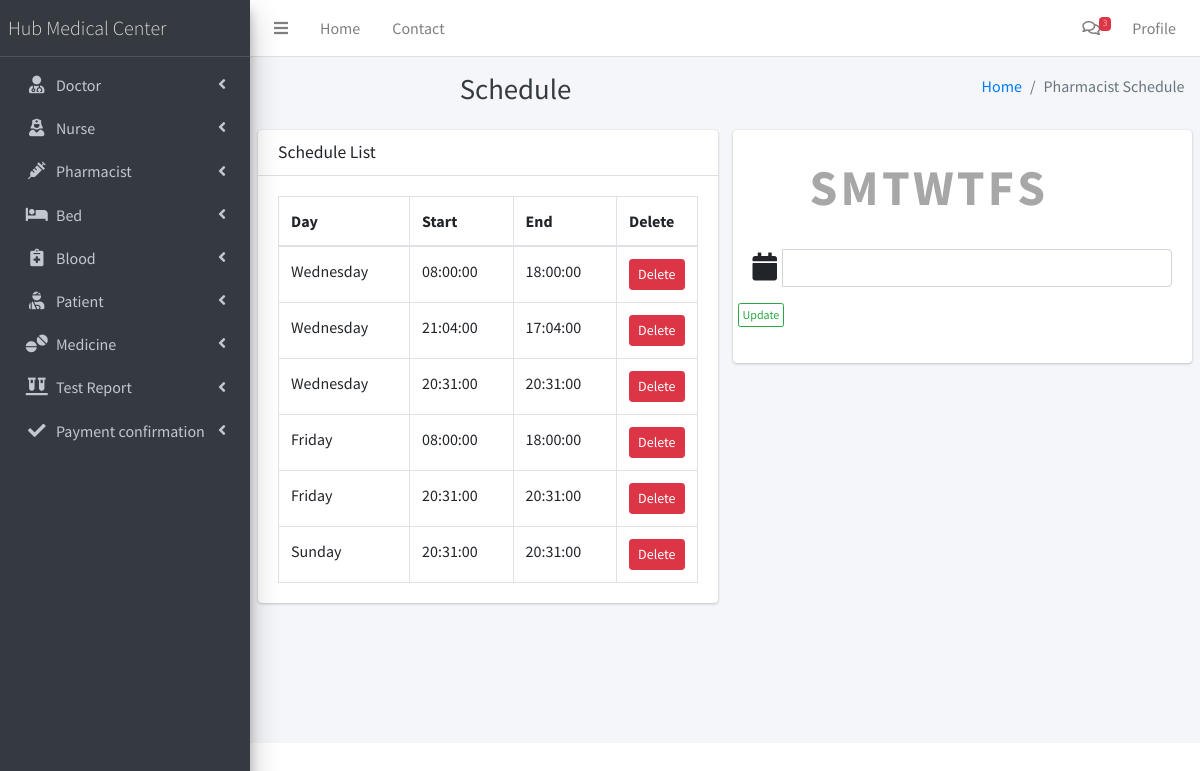
The page /admin/pharmacistschedule.php?id=2 (signed in) on the database its author committed.
### tables this page shows
CREATE TABLE `pharmacist_duty` (
  `id` int(11) NOT NULL,
  `pharmacist_id` int(11) NOT NULL,
  `day_id` int(11) NOT NULL,
  `start` time NOT NULL,
  `end` time NOT NULL
);

### admin/pharmacistschedule.php (the view, shortened to what this page needs)
<!DOCTYPE html>
<html>
<head>
  <link rel="stylesheet" href="../plugins/fontawesome-free/css/all.min.css">
  <link rel="stylesheet" href="./assets/style.css">
  <link rel="stylesheet" href="https://code.ionicframework.com/ionicons/2.0.1/css/ionicons.min.css">
  <link rel="stylesheet" href="../plugins/tempusdominus-bootstrap-4/css/tempusdominus-bootstrap-4.min.css">
  <link rel="stylesheet" href="../plugins/icheck-bootstrap/icheck-bootstrap.min.css">
  <link rel="stylesheet" href="../plugins/jqvmap/jqvmap.min.css">
    <link rel="stylesheet" href="../plugins/datatables-bs4/css/dataTables.bootstrap4.css">
  <link rel="stylesheet" href="../dist/css/adminlte.min.css">
  <link rel="stylesheet" href="../plugins/overlayScrollbars/css/OverlayScrollbars.min.css">
  <link rel="stylesheet" href="../plugins/daterangepicker/daterangepicker.css">
  <link rel="stylesheet" href="../plugins/summernote/summernote-bs4.css">
</head>
<body class="hold-transition sidebar-mini layout-fixed">
<div class="wrapper">
 <?php
 include_once("layout/header.php");
 include_once("layout/sidebar.php");
 $id=$_GET["id"];
$sql="SELECT case when day_id=0 then 'Monday' when day_id=1 then 'Tuesday' when day_id=2 then 'Wednesday' when day_id=3 then 'Thursday' when day_id=4 then 'Friday' when day_id=5 then 'Saturday' when day_id=6 then 'Sunday' end AS day,start,end,id FROM pharmacist_duty where pharmacist_id=".$id." order by day_id";
$result=mysqli_query($con,$sql);
 ?>
  <div class="content-wrapper">
    <div class="content-header">
      <div class="container-fluid">
        <div class="row mb-2">
          <div class="col-sm-6">
            <h1 class="m-0 text-dark">Schedule</h1>
          </div>
          <div class="col-sm-6">
            <ol class="breadcrumb float-sm-right">
              <li class="breadcrumb-item"><a href="#">Home</a></li>
              <li class="breadcrumb-item active">Pharmacist Schedule</li>
            </ol>
          </div>
        </div>
      </div>
    </div>
    <section class="content">
    <div class="row">
      <div class="col-md-6">
        <div class="card">
              <div class="card-header">
                <h3 class="card-title">Schedule List</h3>
              </div>
              <div class="card-body">
                <table class="table table-bordered">
                  <thead>
                    <tr>
                      <th>Day</th>
                      <th>Start</th>
                      <th>End</th>
                      <th style="width: 40px">Delete</th>
                    </tr>
                  </thead>
                  <tbody>
                    <?php
                    while($res=mysqli_fetch_array($result)){
                      ?>
                      <tr>
                        <td><?=$res["day"]?></td>
                        <td><?=$res["start"]?></td>
                        <td><?=$res["end"]?></td>
                        <td><a class="btn btn-danger btn-sm" href="deletepharmacistschedule.php?id=<?=$res["id"]?>&pharmacist=<?=$id?>">Delete</a></td>
                      </tr>
                      <?php
                    }
                    ?>
                  </tbody>
                </table>
              </div>
            </div>
      </div>
      <div class="col-md-6">
        <form role="form" method="POST" action="">
            <div class="card">
              <div class="card-body">
                      <div class="row">
                <div class="form-group">
                    <div class="dowPicker">
                        <div class="dowPickerOption">
                            <label for="dow1">S</label>
                        </div>
                        <div class="dowPickerOption">
                            <label for="dow2">M</label>
                        </div>
                        <div class="dowPickerOption">
                            <label for="dow3">T</label>
                        </div>
                        <div class="dowPickerOption">
                            <label for="dow4">W</label>
                        </div>
                        <div class="dowPickerOption">
                            <label for="dow5">T</label>
                        </div>
                        <div class="dowPickerOption">
                            <label for="dow6">F</label>
                        </div>
                        <div class="dowPickerOption">
                            <label for="dow7">S</label>
                        </div>
                    </div>
                </div>
                <div class="form-group col-md-12">
                    <div id="datetimepickerDate" class="input-group timerange">
                        <span class="input-group-addon" style="">
                            <i style="font-size:28px;margin-top:4px;" aria-hidden="true" class="fa fa-4 fa-calendar"></i>
                        </span>
                        <input style="margin-left:5px"  class="form-control" type="text" name="range">
                    </div>
                </div>
                <div class="row" style="width:100%">
                  <div class="form-group">
                    <input type="submit" class="btn btn-block btn-outline-success btn-xs" value="Update">
                  </div>
                </div>
            </div>
                </div>
            </div>
         </form>
      </div>
    </div>
    </section>
  </div>
</div>
</body>
</html>

### admin/assets/style.css (style rules this page uses)
h1 { color: #464646; width: 500px; margin: 0 auto; text-align: center; }
.dowPicker { width: 300px; margin: 0 auto; text-align: right; }
.dowPicker .dowPickerOption { display: inline-block; position: relative; }
.dowPicker .dowPickerOption label { font-size: 50px; color: #A7A7A7; cursor: pointer; }

### rows shown on the page
pharmacist_duty: day "Wednesday", start "08:00:00", end "18:00:00"
pharmacist_duty: day "Wednesday", start "21:04:00", end "17:04:00"
pharmacist_duty: day "Wednesday", start "20:31:00", end "20:31:00"
pharmacist_duty: day "Friday", start "08:00:00", end "18:00:00"
pharmacist_duty: day "Friday", start "20:31:00", end "20:31:00"
pharmacist_duty: day "Sunday", start "20:31:00", end "20:31:00"
